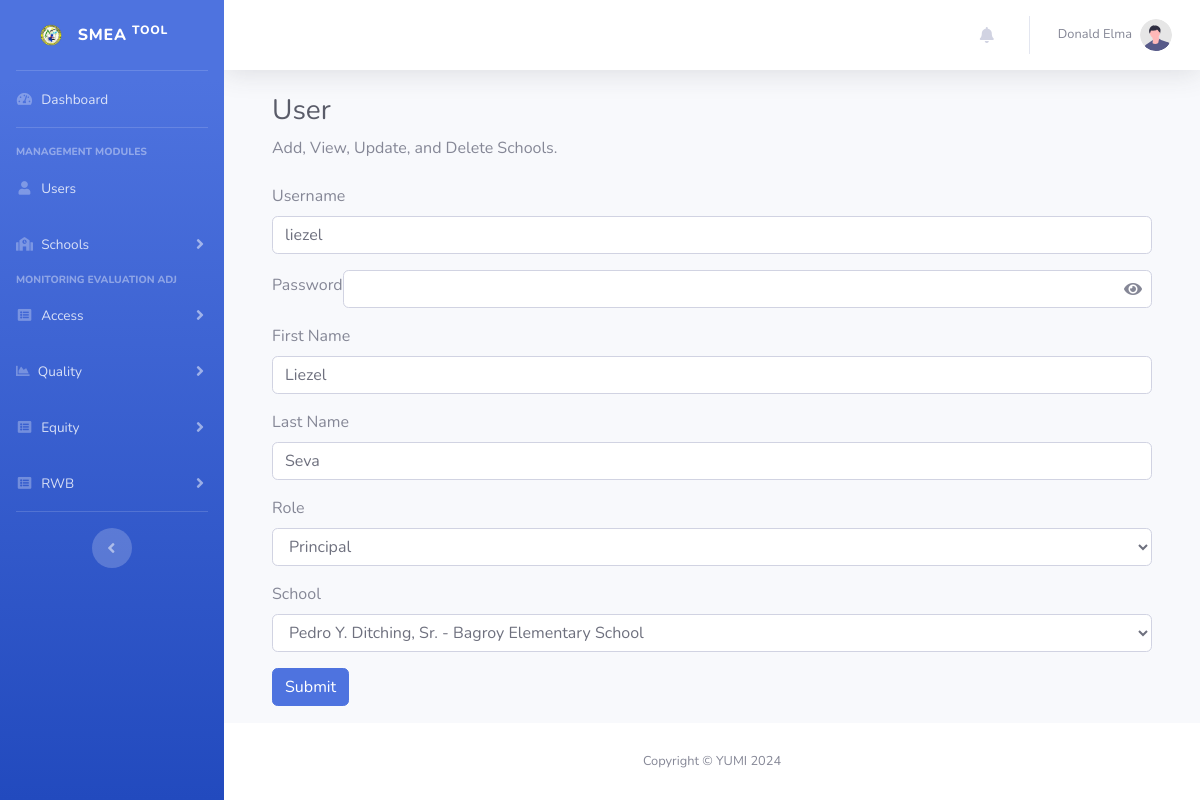
Screenshot of /addUser.php?id=21&type=edit (signed in) with the database file from the repository.
### tables this page shows
CREATE TABLE IF NOT EXISTS `users` (
  `id` int NOT NULL AUTO_INCREMENT,
  `username` varchar(50) NOT NULL,
  `password` text NOT NULL,
  `first_name` text NOT NULL,
  `last_name` text NOT NULL,
  `role` int NOT NULL DEFAULT '0',
  `updated_at` timestamp NOT NULL DEFAULT CURRENT_TIMESTAMP,
  `created_at` timestamp NOT NULL DEFAULT CURRENT_TIMESTAMP ON UPDATE CURRENT_TIMESTAMP,
  `school_id` int DEFAULT NULL,
  PRIMARY KEY (`id`),
  KEY `FK_users_roles` (`role`),
  KEY `school_id` (`school_id`),
  CONSTRAINT `FK_users_roles` FOREIGN KEY (`role`) REFERENCES `roles` (`id`) ON DELETE CASCADE ON UPDATE CASCADE,
  CONSTRAINT `users_ibfk_1` FOREIGN KEY (`school_id`) REFERENCES `schools` (`id`)
);

CREATE TABLE IF NOT EXISTS `roles` (
  `id` int NOT NULL AUTO_INCREMENT,
  `description` varchar(50) NOT NULL DEFAULT '0',
  `permission` text NOT NULL,
  `updated_at` timestamp NULL DEFAULT CURRENT_TIMESTAMP ON UPDATE CURRENT_TIMESTAMP,
  `created_at` timestamp NULL DEFAULT CURRENT_TIMESTAMP,
  PRIMARY KEY (`id`)
);

CREATE TABLE IF NOT EXISTS `schools` (
  `id` int NOT NULL AUTO_INCREMENT,
  `name` text NOT NULL,
  `address` text,
  `updated_at` timestamp NULL DEFAULT CURRENT_TIMESTAMP ON UPDATE CURRENT_TIMESTAMP,
  `created_at` timestamp NULL DEFAULT CURRENT_TIMESTAMP,
  PRIMARY KEY (`id`)
);

### addUser.php (the view, shortened to what this page needs)
<?php
require_once "connection/db.php";
$firstName = "";
$lastName = "";
$roleID = "";
$id = (isset($_GET["id"])) ? trim($_GET["id"]) : "";
$schoolID = "";
if(isset($_GET["type"]) && !empty(trim($_GET["type"]))){
    $type = trim($_GET["type"]);
    if($type == "edit"){
        $sql = "SELECT * FROM users WHERE id = $id";
        $result = $conn->query($sql);
        if ($result->num_rows > 0) {
            $row = $result->fetch_assoc();
            $username = $row['username'];
            $firstName = $row['first_name'];
            $lastName = $row['last_name'];
            $roleID = $row['role'];
            $schoolID = isset($row['school_id']) ? $row['school_id'] : "";
        }
    }
}
$roles = [];
$schools = [];
$sql = "SELECT * FROM roles";
$result = $conn->query($sql);
if ($result->num_rows > 0) {
    while($row = $result->fetch_assoc()) {
        $roles[] = $row;
    }
}
$sql = "SELECT * FROM schools";
$result = $conn->query($sql);
if ($result->num_rows > 0) {
    while($row = $result->fetch_assoc()) {
        $schools[] = $row;
    }
}
include_once('header.php');
?>
<body id="page-top">
    <div id="wrapper">
        <?php include_once "sidebar.php"; ?>
        <div id="content-wrapper" class="d-flex flex-column">
            <div id="content">
                <?php include_once "navbar.php"?>
                <div class="container-fluid">
                    <div class="container-fluid">
                        <h1 class="h3 mb-2 text-gray-800">User</h1>
                        <p class="mb-4">Add, View, Update, and Delete Schools.</p>
                        <form action="addUser.php" method="post">
                            <div class="form-group">
                                <label for="username">Username</label>
                                <input type="text" class="form-control" id="username" name="username" required value="<?php echo $username?>">
                            </div>
                            <div class="form-group position-relative">
                                <label for="password">Password</label>
                                <input type="password" class="form-control" id="password" name="password" <?php if(!(isset($type) && $type == 'edit')) echo 'required'; ?>>
                                <span class="eye-icon" onclick="togglePasswordVisibility()">
                                    <i class="fas fa-eye" id="eyeIcon"></i>
                                </span>
                            </div>
                            <div class="form-group">
                                <label for="firstName">First Name</label>
                                <input type="text" class="form-control" id="firstName" name="firstName" required value="<?php echo $firstName?>">
                            </div>
                            <div class="form-group">
                                <label for="lastName">Last Name</label>
                                <input type="text" class="form-control" id="lastName" name="lastName" required value="<?php echo $lastName?>">
                            </div>
                            <div class="form-group">
                                <label for="role">Role</label>
                                <select class="form-control" id="role" name="role" required onchange="toggleSchoolField()">
                                    <?php foreach ($roles as $role): ?>
                                        <option value="<?php echo htmlspecialchars($role['id']); ?>" <?php if($role['id'] == $roleID) echo 'selected'; ?>>
                                            <?php echo htmlspecialchars($role['description']); ?>
                                        </option>
                                    <?php endforeach; ?>
                                </select>
                            </div>
                            <div class="form-group" id="schoolField" style="display: none;">
                                <label for="school">School</label>
                                <select class="form-control" id="school" name="school">
                                    <?php foreach ($schools as $school): ?>
                                        <option value="<?php echo htmlspecialchars($school['id']); ?>" <?php if($school['id'] == $schoolID) echo 'selected'; ?>>
                                            <?php echo htmlspecialchars($school['name']); ?>
                                        </option>
                                    <?php endforeach; ?>
                                </select>
                            </div>
                            <button type="submit" class="btn btn-primary">Submit</button>
                        </form>
                    </div>
                </div>
            </div>
            <footer class="sticky-footer bg-white">
                <div class="container my-auto">
                    <div class="copyright text-center my-auto">
                        <span>Copyright &copy; YUMI 2024</span>
                    </div>
                </div>
            </footer>
        </div>
    </div>
</body>
</html>

### addUser.php (style rules this page uses)
.form-group.position-relative { display: flex; align-items: center; }
.eye-icon { position: absolute; right: 10px; cursor: pointer; display: flex; align-items: center; }
.form-control { padding-right: 30px; }

### rows the page displays
users: username "liezel", firstName "Liezel", lastName "Seva", role "Principal", school "Pedro Y. Ditching, Sr. - Bagroy Elementary School"

### other values shown
$_SESSION["fullname"] "Donald Elma"
